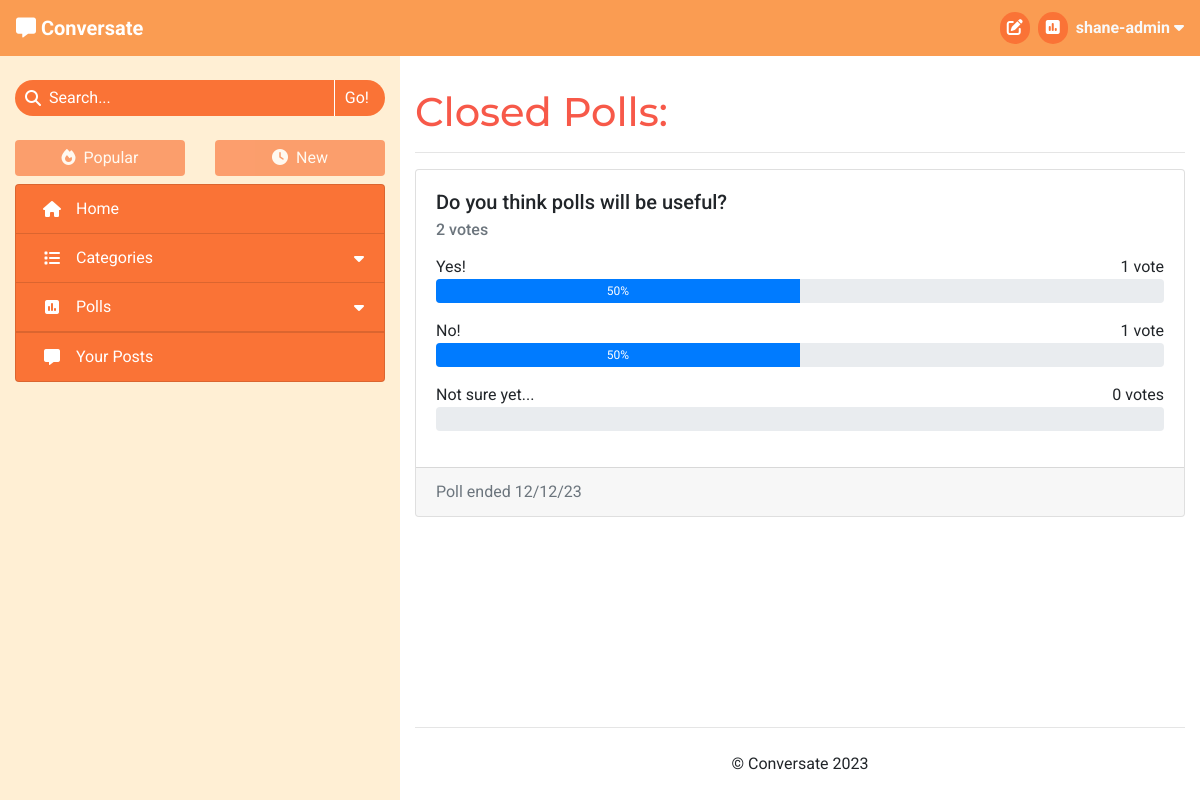
/polls/closed (signed in), run on an earlier commit of the app's database.
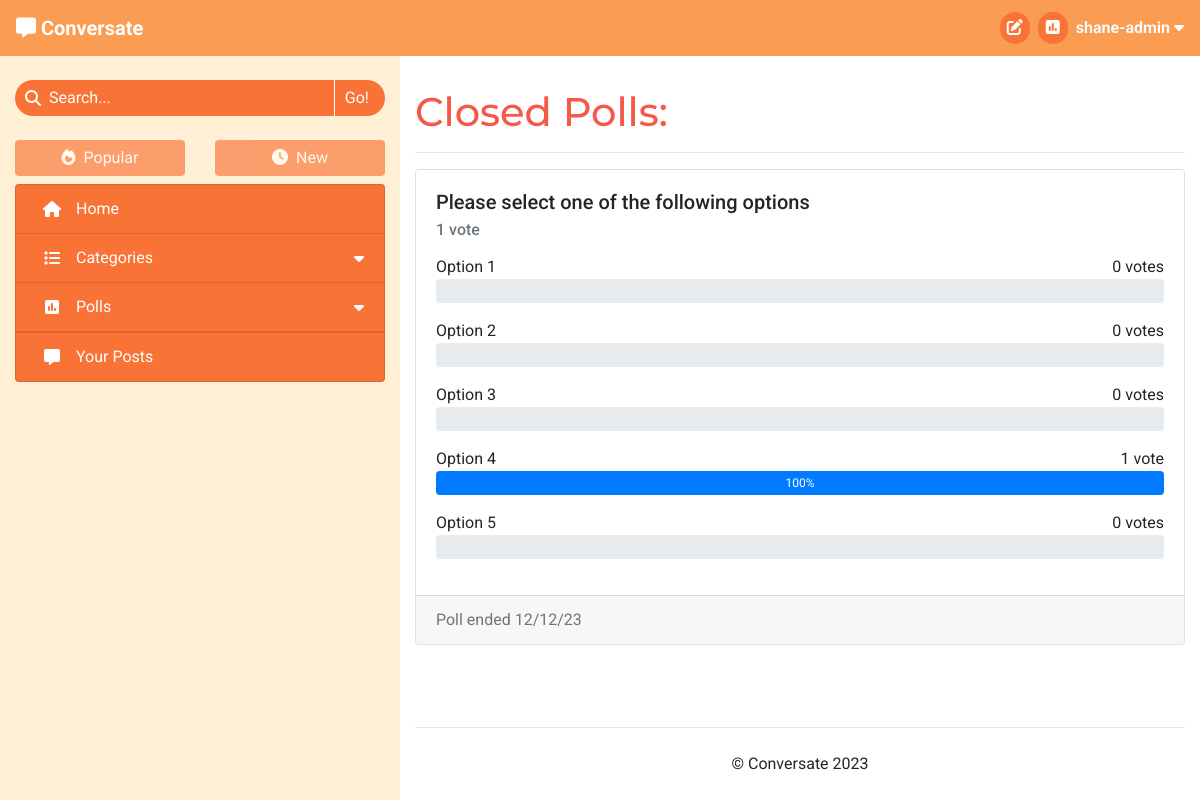
And on a later commit of the database.
### forum/models.py (models this page shows, shortened)
class Poll(models.Model):
    title = models.CharField(max_length=200)
    asked_by = models.ForeignKey(User, on_delete=models.CASCADE)
    due_date = models.DateTimeField()
    post = models.OneToOneField(Post, on_delete=models.CASCADE,
                                related_name='poll', blank=True, null=True)
    class Meta:
        ordering = ['-due_date']
    def number_of_votes(self):
        total_votes = 0
        for answer in self.answers.all():
            total_votes += answer.number_of_votes()
        return total_votes
    def has_expired(self):
        current_time = datetime.now().timestamp()
        end_time = self.due_date.timestamp()
        return current_time > end_time

class PollAnswer(models.Model):
    body = models.CharField(max_length=100)
    position = models.IntegerField()
    poll = models.ForeignKey(Poll, related_name='answers',
                             on_delete=models.CASCADE)
    votes = models.ManyToManyField(User, related_name='votes')
    class Meta:
        ordering = ['position']
    def number_of_votes(self):
        return self.votes.count()
    def vote_percentage(self):
        total_votes = 0
        poll_answers = self.poll.answers.all()
        for answer in poll_answers:
            total_votes += answer.number_of_votes()
        if total_votes == 0:
            return 0
        return round((self.number_of_votes() / total_votes) * 100)

### forum/views.py (the view)
# urls.py: path('polls/<str:poll_type>', views.BrowsePolls.as_view(),
class BrowsePolls(View):
    def get(self, request, poll_type):
        if not request.user.is_authenticated:
            return redirect('/accounts/login')
        poll_type = poll_type.capitalize()
        polls = None
        if poll_type == 'Open':
            polls = Poll.objects.filter(due_date__gt=datetime.now()) \
                        .order_by('due_date')
        else:
            polls = Poll.objects.exclude(due_date__gt=datetime.now())
        context = get_poll_list_context(request, polls)
        context['heading'] = f"{poll_type} Polls"
        context['selected_tab'] = f'Polls/{poll_type}'
        return render(
            request,
            'poll_list.html',
            context,
        )

### forum/core/categories.py (called while the page is built)
def get_top_categories(limit=CATEGORY_COLLAPSIBLE_LIMIT):
    categories = list(Category.objects
                      .annotate(num_posts=Count('tagged_posts'))
                      .filter(num_posts__gt=0)
                      .order_by('-num_posts'))
    num_categories = len(categories)
    category_none = Category.objects.get(slug='none')
    if category_none in categories:
        categories.remove(category_none)
    return {
        'num_categories': num_categories,
        'top_categories': categories[:limit],
        'has_more_categories': (len(categories) > limit)
    }

### forum/core/content.py (called while the page is built)
def get_base_context(request):
    context = get_top_categories()
    context['disable_sort'] = True
    return context

def get_poll_list_context(request, poll_list):
    context = get_base_context(request)
    context['item_list'] = poll_list
    context.update(get_paginated_items(request, poll_list, POLLS_PER_PAGE))
    return context

### forum/models.py (called while the page is built)
    def number_of_posts(self):
        return self.tagged_posts.count()

### templates/poll_list.html (shortened to what this page needs)
{% extends "base.html" %}
{% block content %}
<h1>{{ heading }}:</h1>
<hr>
{% for poll in item_list %}
    <div class="card mb-5">
        <div class="card-body">
            <h5 class="card-title">{{ poll.title }}</h5>
            {% if poll_status == 0 and poll.asked_by != user %}
                <form method="POST" class="mt-2" action="{% url 'vote_poll' post.poll.id request.path %}">
                    {% csrf_token %}
                    {% for answer in poll.answers.all %}
                        <div class="form-check mb-2 ml-sm-3 ml-md-2 ml-lg-4">
                            <input class="form-check-input" type="radio" name="poll-vote" id="answer-{{ answer.position }}"
                                value="{{ answer.position }}" required>
                            <label class="form-check-label" for="answer-{{ answer.position }}">
                                {{ answer.body }}
                            </label>
                        </div>
                    {% endfor %}
                    <div class="mt-3">
                        <input type="submit" class="btn" value="Vote">
                        <input type="reset" class="btn" value="Clear">
                    </div>
                </form>
            {% else %}
                <h6 class="card-subtitle text-muted mb-3">
                    {% with poll.number_of_votes as vote_num %}
                        <span>{{ vote_num }} vote{% if vote_num != 1 %}s{% endif %}</span>
                    {% endwith %}
                </h6>
                {% for answer in poll.answers.all %}
                    <div class="d-flex justify-content-between">
                        <span>{{ answer.body }}</span>
                        {% with answer.number_of_votes as vote_num %}
                            <span>{{ vote_num }} vote{% if vote_num != 1 %}s{% endif %}</span>
                        {% endwith %}
                    </div>
                    <div class="progress mb-3{% if poll_status == answer.position %} answer-chosen{% endif %}">
                        {% with answer.vote_percentage as votes %}
                            <div class="progress-bar poll-result" role="progressbar" style="width: 0%;" aria-valuenow="{{ votes }}"
                                aria-valuemin="0" aria-valuemax="100" data-animation="on">{{ votes }}%</div>
                        {% endwith %}
                    </div>
                {% endfor %}
            {% endif %}
        </div>
        <div class="card-footer text-muted">
            {% with poll.due_date|date:"d/m/y" as end_date %}
            {% if poll.has_expired %}Poll ended {{ end_date }}
            {% else %}Poll ends on {{ end_date }}
            {% endif %}
            {% endwith %}
        </div>
    </div>
{% endfor %}
{% endblock content %}

What changed in the data, as far as the page shows it:
no longer on this page (row edited): Poll: title "Do you think polls will be useful?", number_of_votes "2", end_date "12/12/23"
no longer on this page (row unchanged): PollAnswer: body "Yes!", number_of_votes "1", vote_percentage "50", shown under "Do you think polls will be useful?"
no longer on this page (row unchanged): PollAnswer: body "No!", number_of_votes "1", vote_percentage "50", shown under "Do you think polls will be useful?"
no longer on this page (row unchanged): PollAnswer: body "Not sure yet...", number_of_votes "0", shown under "Do you think polls will be useful?"
added Poll: title "Please select one of the following options", number_of_votes "1", end_date "12/12/23"
added PollAnswer: body "Option 1", number_of_votes "0", shown under "Please select one of the following options"
added PollAnswer: body "Option 2", number_of_votes "0", shown under "Please select one of the following options"
added PollAnswer: body "Option 3", number_of_votes "0", shown under "Please select one of the following options"
added PollAnswer: body "Option 4", number_of_votes "1", vote_percentage "100", shown under "Please select one of the following options"
added PollAnswer: body "Option 5", number_of_votes "0", shown under "Please select one of the following options"
